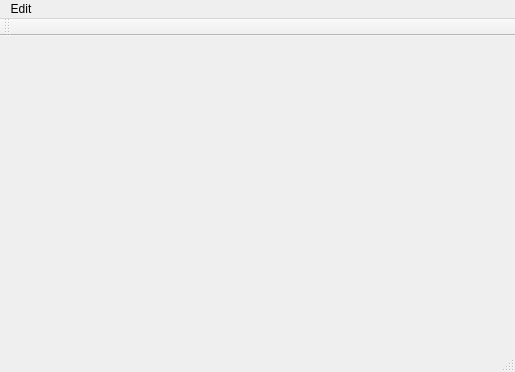
<?xml version="1.0" encoding="UTF-8"?>
<ui version="4.0">
 <class>MainWindow</class>
 <widget class="QMainWindow" name="MainWindow">
  <property name="geometry">
   <rect>
    <x>0</x>
    <y>0</y>
    <width>515</width>
    <height>372</height>
   </rect>
  </property>
  <property name="windowTitle">
   <string>MainWindow</string>
  </property>
  <widget class="QWidget" name="centralWidget">
   <layout class="QVBoxLayout" name="verticalLayout">
    <item>
     <widget class="TreeEdit" name="treeEdit" native="true"/>
    </item>
   </layout>
  </widget>
  <widget class="QMenuBar" name="menuBar">
   <property name="geometry">
    <rect>
     <x>0</x>
     <y>0</y>
     <width>515</width>
     <height>22</height>
    </rect>
   </property>
   <widget class="QMenu" name="menuEdit">
    <property name="title">
     <string>Edit</string>
    </property>
    <addaction name="actionAddNewNode"/>
    <addaction name="actionAddNewChildNode"/>
    <addaction name="actionRemoveNode"/>
    <addaction name="actionMoveUp"/>
    <addaction name="actionMoveDown"/>
    <addaction name="actionMoveLeft"/>
    <addaction name="actionMoveRight"/>
   </widget>
   <addaction name="menuEdit"/>
  </widget>
  <widget class="QToolBar" name="mainToolBar">
   <attribute name="toolBarArea">
    <enum>TopToolBarArea</enum>
   </attribute>
   <attribute name="toolBarBreak">
    <bool>false</bool>
   </attribute>
  </widget>
  <widget class="QStatusBar" name="statusBar"/>
  <action name="actionAddNewNode">
   <property name="text">
    <string>Add new node</string>
   </property>
   <property name="shortcut">
    <string>Ctrl+N</string>
   </property>
  </action>
  <action name="actionAddNewChildNode">
   <property name="text">
    <string>Add new child node</string>
   </property>
   <property name="shortcut">
    <string>Ctrl+Shift+N</string>
   </property>
  </action>
  <action name="actionRemoveNode">
   <property name="text">
    <string>Remove node</string>
   </property>
   <property name="shortcut">
    <string>Ctrl+Backspace</string>
   </property>
  </action>
  <action name="actionMoveUp">
   <property name="text">
    <string>Move up</string>
   </property>
   <property name="shortcut">
    <string>Ctrl+Up</string>
   </property>
  </action>
  <action name="actionMoveDown">
   <property name="text">
    <string>Move down</string>
   </property>
   <property name="shortcut">
    <string>Ctrl+Down</string>
   </property>
  </action>
  <action name="actionMoveLeft">
   <property name="text">
    <string>Move left</string>
   </property>
   <property name="shortcut">
    <string>Ctrl+Left</string>
   </property>
  </action>
  <action name="actionMoveRight">
   <property name="text">
    <string>Move right</string>
   </property>
   <property name="shortcut">
    <string>Ctrl+Right</string>
   </property>
  </action>
 </widget>
 <layoutdefault spacing="6" margin="11"/>
 <customwidgets>
  <customwidget>
   <class>TreeEdit</class>
   <extends>QWidget</extends>
   <header>TreeEdit.h</header>
   <container>1</container>
  </customwidget>
 </customwidgets>
 <resources/>
 <connections/>
</ui>
